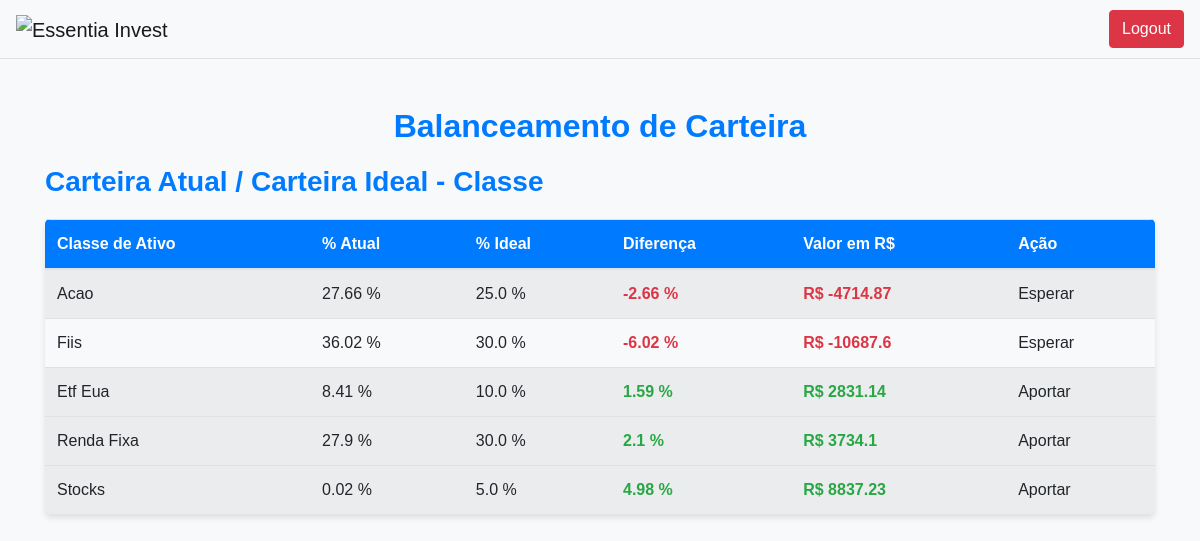
The app's page /balanceamento_carteira (signed in) with its own data.
### tables this page shows
CREATE TABLE ativos_carteira_ideal (
            id INTEGER PRIMARY KEY AUTOINCREMENT,
            user_id INTEGER NOT NULL,
            classe_ativo TEXT NOT NULL,
            nome_ativo TEXT NOT NULL,
            nota_ativo REAL NOT NULL, preco_atual REAL, lpa REAL, vpa REAL,
            FOREIGN KEY(user_id) REFERENCES users(id)
        );

CREATE TABLE carteira_ideal (
            id INTEGER PRIMARY KEY AUTOINCREMENT,
            user_id INTEGER NOT NULL,
            classe_ativo TEXT NOT NULL,
            porcentagem REAL NOT NULL, dividendo_desejado REAL,
            FOREIGN KEY(user_id) REFERENCES users(id)
        );

### app.py (the view)
@app.route('/balanceamento_carteira', methods=['GET', 'POST'])
@autenticacao_service.login_required
def balanceamento_carteira():
    return balanceamento_carteira_service.consulta_balanceamento_carteira(session)

### repository/carteira_ideal_repository.py (called while the page is built)
def consulta_porcentagem(user_id, classe_ativo):
    conn, cursor = db_repository.inicializa_conexao_db()
    cursor.execute('SELECT porcentagem FROM carteira_ideal WHERE user_id = ? AND classe_ativo = ?', (user_id, classe_ativo))
    porcentagem_existente = cursor.fetchone()
    conn.close()
    return porcentagem_existente

def consulta_ativos_carteira(user_id):
    conn, cursor = db_repository.inicializa_conexao_db()
    cursor.execute('SELECT classe_ativo, nome_ativo, nota_ativo, preco_atual FROM ativos_carteira_ideal WHERE user_id = ?', (user_id,))
    ativos = cursor.fetchall()
    conn.close()
    return ativos

### repository/db_repository.py (called while the page is built)
def inicializa_conexao_db():
    conn = sqlite3.connect('database.db')
    cursor = conn.cursor()
    return conn, cursor

### repository/transacao_repository.py (called while the page is built)
def consulta_transacoes_ativo(user_id, ticket):
    conn, cursor = db_repository.inicializa_conexao_db()
    cursor.execute('SELECT operacao, quantidade, preco_unitario FROM  transacao WHERE user_id = ? AND  codigo_ativo = ?', (user_id, ticket))
    transacoes = cursor.fetchall()
    conn.close()
    return transacoes

### service/autenticacao_service.py (called while the page is built)
def login_required(f):
    @wraps(f)
    def decorated_function(*args, **kwargs):
        if not session.get('logged_in'):
            flash('Você precisa estar logado para acessar esta página.', 'danger')
            return redirect(url_for('login'))
        return f(*args, **kwargs)
    return decorated_function

### service/balanceamento_carteira_service.py (called while the page is built)
def consulta_balanceamento_carteira(session):
    user_id = session['user_id']
    ativos_carteira = carteira_ideal_repository.consulta_ativos_carteira(user_id)
    ativos_por_classe = agrupar_ativos_por_classe(ativos_carteira)
    dados_ativos, total_patrimonio, consolidado_classe = calcular_total_ativos(user_id, ativos_por_classe)
    consolidado_classe = calcular_balanceamento_classe(user_id, consolidado_classe, total_patrimonio)
    soma_total_notas = sum(dados['total_notas'] for dados in consolidado_classe.values())
    dados_ativos = calcular_balanceamento_individual(dados_ativos, consolidado_classe, soma_total_notas, total_patrimonio)
    return render_template('balanceamento_carteira.html', dados_ativos=dados_ativos, consolidado_classe=consolidado_classe)

def agrupar_ativos_por_classe(ativos_carteira):
    ativos_por_classe = {}
    for ativo in ativos_carteira:
        classe = ativo[0]
        if classe not in ativos_por_classe:
            ativos_por_classe[classe] = []
        ativos_por_classe[classe].append(ativo)
    return ativos_por_classe

### templates/balanceamento_carteira.html (shortened to what this page needs)
<!DOCTYPE html>
<html lang="pt-BR">
<head>
    <link rel="stylesheet" href="https://stackpath.bootstrapcdn.com/bootstrap/4.5.2/css/bootstrap.min.css">
    <link rel="stylesheet" href="../static/css/balanceamento_carteira/styles.css">
</head>
<body>
    <header class="header">
        <nav class="navbar navbar-expand-lg navbar-light bg-light">
            <a class="navbar-brand" href="#"><img src="{{ url_for('static', filename='img/logo.png') }}" alt="Essentia Invest" height="40"></a>
            <div class="ml-auto">
                <a href="{{ url_for('logout') }}" class="btn btn-danger">Logout</a>
            </div>
        </nav>
    </header>
    <div class="container mt-5">
        <h2 class="text-center">Balanceamento de Carteira</h2>
        <h3>Carteira Atual / Carteira Ideal - Classe</h3>
        <table class="table table-striped">
            <thead>
                <tr>
                    <th>Classe de Ativo</th>
                    <th>% Atual</th>
                    <th>% Ideal</th>
                    <th>Diferença</th>
                    <th>Valor em R$</th>
                    <th>Ação</th>
                </tr>
            </thead>
            <tbody>
                {% for classe, dados in consolidado_classe.items() %}
                <tr
                    {% if dados.necessidade_aporte == 'Aportar' %}
                        data-toggle="collapse"
                        data-target="#collapse-{{ loop.index }}"
                        aria-expanded="false"
                        aria-controls="collapse-{{ loop.index }}"
                        class="table-row-expandable"
                    {% else %}
                        class="table-row-modal" data-toggle="modal" data-target="#modal-aviso"
                    {% endif %}
                >
                    <td>{{ classe.replace('_', ' ').title() }}</td>
                    <td>{{ dados.porcentagem_atual }} %</td>
                    <td>{{ dados.porcentagem_ideal }} %</td>
                    <td class="font-weight-bold {% if dados.diferenca_aporte < 0 %}text-danger{% elif dados.diferenca_aporte > 0 %}text-success{% endif %}">
                        {{ dados.diferenca_aporte }} %
                    </td>
                    <td class="font-weight-bold {% if dados.necessidade_aporte == 'Aportar' %}text-success{% else %}text-danger{% endif %}">
                        R$ {{ dados.valor_aporte | round(2) }}
                    </td>
                    <td>{{ dados.necessidade_aporte }}</td>
                </tr>
                {% endfor %}
            </tbody>
        </table>
    </div>
</body>
</html>

### static/css/balanceamento_carteira/styles.css (style rules this page uses)
body { background-color: #f8f9fa; color: #343a40; font-family: 'Arial', sans-serif; }
.header { background-color: #ffffff; border-bottom: 1px solid #e0e0e0; }
h2, h3 { color: #007bff; margin-bottom: 20px; font-weight: bold; }
.table { border-radius: 5px; overflow: hidden; box-shadow: 0 4px 6px rgba(0, 0, 0, 0.1); }
.table thead { background-color: #007bff; color: white; }
.table td, .table th { vertical-align: middle; }
.text-danger { color: #dc3545 !important; }
.text-success { color: #28a745 !important; }

### records on screen
ativos_carteira_ideal: replace "Acao", porcentagem_atual "27.66", porcentagem_ideal "25.0", diferenca_aporte "-2.66", valor_aporte "-4714.87", necessidade_aporte "Esperar"
ativos_carteira_ideal: replace "Fiis", porcentagem_atual "36.02", porcentagem_ideal "30.0", diferenca_aporte "-6.02", valor_aporte "-10687.6", necessidade_aporte "Esperar"
ativos_carteira_ideal: replace "Etf Eua", porcentagem_atual "8.41", porcentagem_ideal "10.0", diferenca_aporte "1.59", valor_aporte "2831.14", necessidade_aporte "Aportar"
ativos_carteira_ideal: replace "Renda Fixa", porcentagem_atual "27.9", porcentagem_ideal "30.0", diferenca_aporte "2.1", valor_aporte "3734.1", necessidade_aporte "Aportar"
ativos_carteira_ideal: replace "Stocks", porcentagem_atual "0.02", porcentagem_ideal "5.0", diferenca_aporte "4.98", valor_aporte "8837.23", necessidade_aporte "Aportar"
